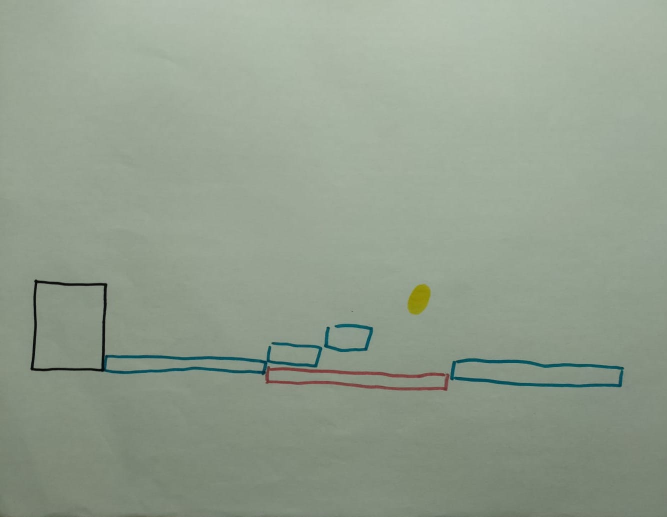
#> input picture examples_images/pic4.jpeg, 1334 x 1034 px (shown at 1/2 size)
$ python test.py
#> lines starting #> are read from the running program, lines starting #| are printed output that depends on the picture; after the words box and inside, x2 and y2 are one past the last pixel; in counts of white or black regions, pixels touching at a corner belong together; long printed decimals are rounded
from sklearn.cluster import KMeans
import matplotlib.pyplot as plt
import numpy as np
import cv2
from collections import Counter
from skimage.color import rgb2lab, deltaE_cie76
import os


def BGR2HEX(color):
	return "#{:02x}{:02x}{:02x}".format(int(color[2]), int(color[1]), int(color[0]))

def get_image(image_path):
#> called with image_path = 'examples_images/pic4.jpeg'
	img_og = cv2.imread(image_path)
#> img_og is the input picture: shape (1034, 1334, 3); mean B, G, R 141.9, 158, 146.3
	img = cv2.cvtColor(img_og, cv2.COLOR_RGB2GRAY)
	img = cv2.medianBlur(img,3)
	th3 = cv2.adaptiveThreshold(img,255,cv2.ADAPTIVE_THRESH_MEAN_C,cv2.THRESH_BINARY_INV,11,5)
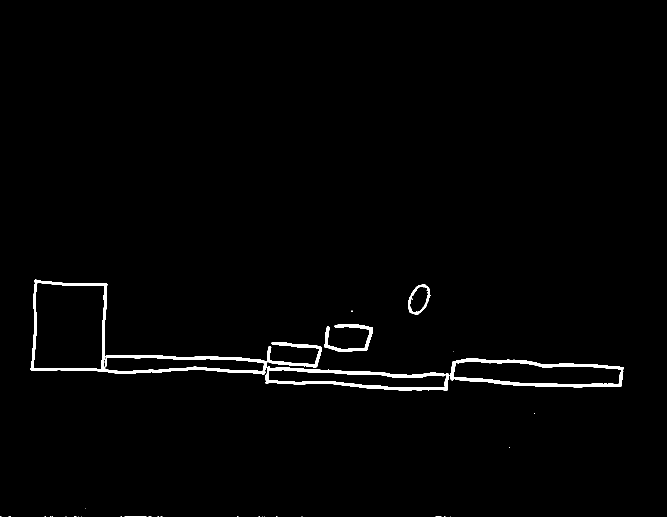
#> th3: shape (1034, 1334) (shown at 1/2 size); 1.4% white; 35 white regions (29 under 20 px), largest, box (x1, y1, x2, y2) and area: (61, 559, 644, 750) 8350, (531, 732, 899, 782) 4556, (900, 717, 1248, 775) 4532, (648, 648, 746, 704) 1462, (816, 568, 861, 629) 675, (249, 1032, 293, 1034) 46
	#cv2.imshow("lines", th3)
	final = cv2.bitwise_and(img_og,img_og,mask = th3)
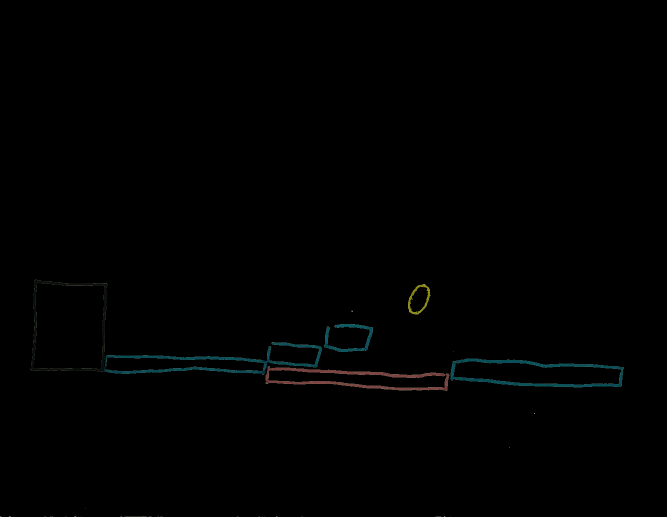
#> final: shape (1034, 1334, 3) (shown at 1/2 size); mean B, G, R 1, 1, 0.7
	#cv2.imshow("final",final)
	#cv2.waitKey(0)
	final[th3 == 0] = (255, 255, 255)
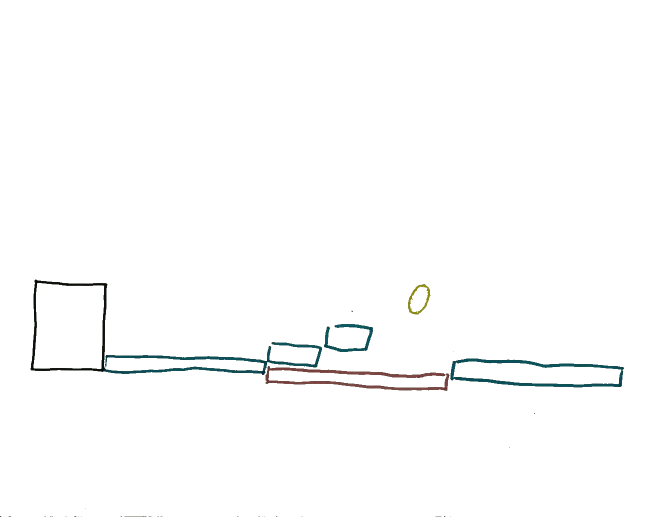
#> final: shape (1034, 1334, 3) (shown at 1/2 size); mean B, G, R 252.4, 252.4, 252
	return final

def get_colors(image,number_of_colors,show_chart):
#> called with number_of_colors = 5, show_chart = True
	modified_image = cv2.resize(image, (600, 400),interpolation = cv2.INTER_AREA)
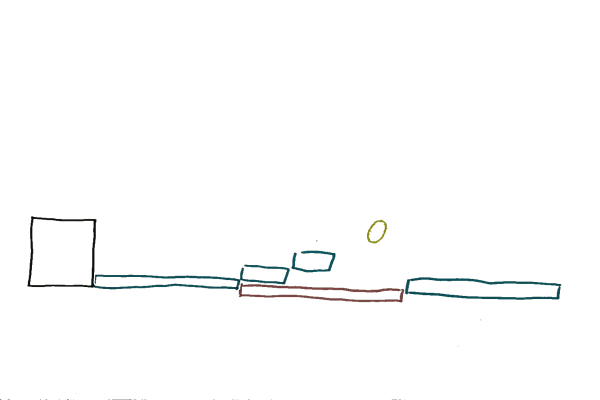
#> modified_image: shape (400, 600, 3); mean B, G, R 252.4, 252.4, 252
	#modified_image = image
	cv2.imshow("test",modified_image)
	cv2.waitKey(0)

	modified_image = modified_image.reshape(modified_image.shape[0]*modified_image.shape[1], 3)


	clf = KMeans(n_clusters = number_of_colors)
	labels = clf.fit_predict(modified_image)

	counts = Counter(labels)
#> counts = {0: 235449, 2: 836, 4: 932, 3: 977, 1: 1806}
	#print(counts)

	center_colors = clf.cluster_centers_
	# We get ordered colors by iterating through the keys
	ordered_colors = [center_colors[i] for i in counts.keys()]
#> ordered_colors = [[255, 255, 255], [148.8, 152.2, 142], [79.86, 90.96, 112.4], [203, 205.5, 199.8], [75.91, 70.68, 21.1]]
	print(ordered_colors)
#| [array([254.970, 254.972, 254.970]), array([148.828 , 152.196, 141.964]), array([ 79.859,  90.962, 112.358]), array([203.009, 205.540, 199.789]), array([75.913, 70.678, 21.102])]

	hex_colors = [BGR2HEX(ordered_colors[i]) for i in counts.keys()]
#> hex_colors = ['#fefefe', '#705a4f', '#15464b', '#c7cdcb', '#8d9894']
	rgb_colors = [ordered_colors[i] for i in counts.keys()]
#> rgb_colors = [[255, 255, 255], [79.86, 90.96, 112.4], [75.91, 70.68, 21.1], [203, 205.5, 199.8], [148.8, 152.2, 142]]

	if (show_chart):
		plt.figure(figsize = (8, 6))
		plt.pie(counts.values(), labels = hex_colors, colors = hex_colors)
		plt.show()
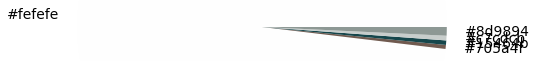
#> figure drawn by matplotlib, 1 panel

	return rgb_colors


get_colors(get_image('examples_images/pic4.jpeg'), 5, True)

$ run again, with examples_images/pic1.jpeg copied over examples_images/pic4.jpeg
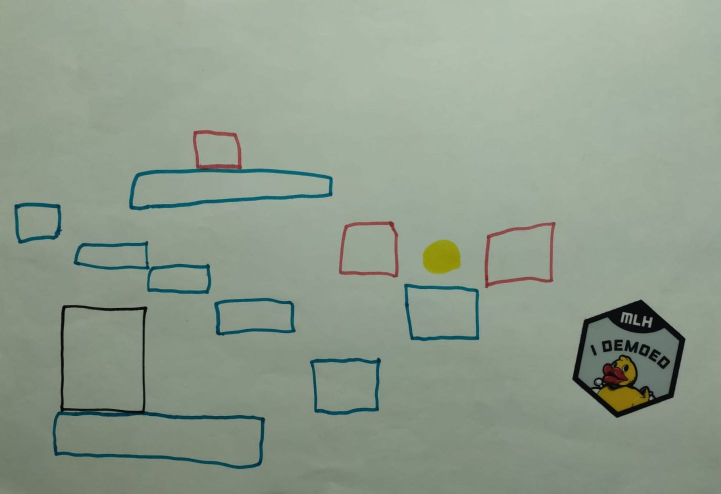
#> input picture examples_images/pic1.jpeg, 1441 x 987 px (shown at 1/2 size)
#> in get_image, img_og is the input picture: shape (987, 1441, 3); mean B, G, R 140.2, 155.9, 143
#> in get_image, `th3 = cv2.adaptiveThreshold(img,255,cv2.ADAPTIVE_THRESH_MEAN_C,cv2.THR..`:
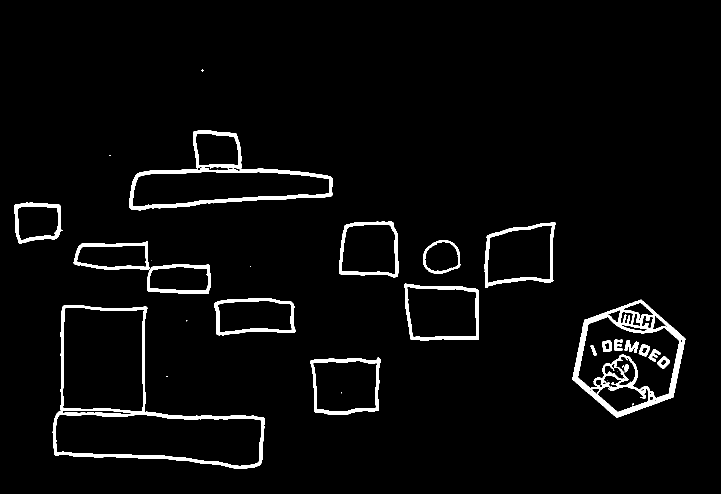
#> th3: shape (987, 1441) (shown at 1/2 size); 3.6% white; 31 white regions (11 under 20 px), largest, box (x1, y1, x2, y2) and area: (1145, 599, 1371, 835) 10793, (105, 610, 530, 938) 9754, (258, 260, 665, 421) 7943
#> counts = {0: 229074, 2: 2488, 1: 2963, 3: 3506, 4: 1969}
#> ordered_colors = [[254.9, 254.9, 254.9], [188.8, 190.7, 184.6], [108.3, 112.8, 117.9], [86.79, 76.95, 20.83], [18.46, 20.46, 17.99]]
#| [array([254.900, 254.904, 254.895]), array([188.810, 190.706, 184.579]), array([108.345, 112.760, 117.933]), array([86.790, 76.951, 20.827]), array([18.464, 20.456 , 17.987 ])]
#> hex_colors = ['#fefefe', '#75706c', '#b8bebc', '#144c56', '#111412']
#> rgb_colors = [[254.9, 254.9, 254.9], [108.3, 112.8, 117.9], [188.8, 190.7, 184.6], [86.79, 76.95, 20.83], [18.46, 20.46, 17.99]]
#> in get_colors, `plt.show()`:
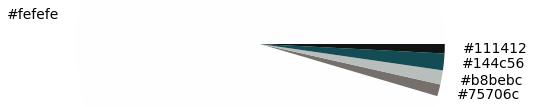
#> figure drawn by matplotlib, 1 panel

$ run again, with examples_images/pic2.jpeg copied over examples_images/pic4.jpeg
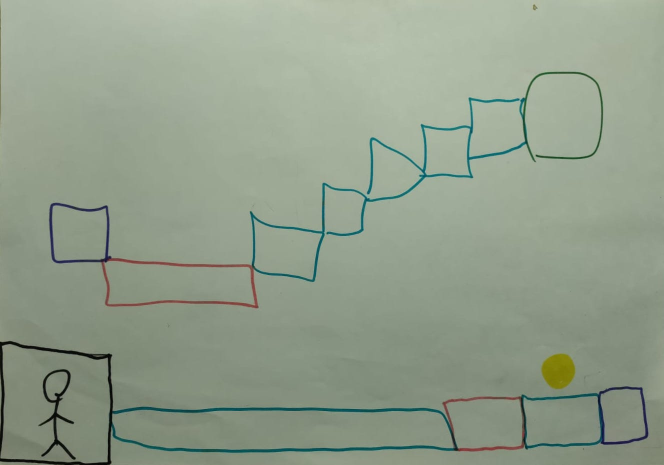
#> input picture examples_images/pic2.jpeg, 1327 x 930 px (shown at 1/2 size)
#> in get_image, img_og is the input picture: shape (930, 1327, 3); mean B, G, R 139.8, 158, 145.9
#> in get_image, `th3 = cv2.adaptiveThreshold(img,255,cv2.ADAPTIVE_THRESH_MEAN_C,cv2.THR..`:
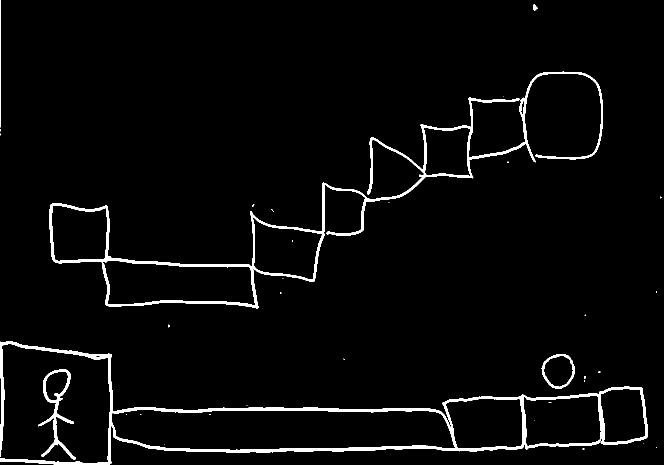
#> th3: shape (930, 1327) (shown at 1/2 size); 3.2% white; 34 white regions (28 under 20 px), largest, box (x1, y1, x2, y2) and area: (0, 682, 1296, 930) 18768, (98, 143, 1206, 617) 16826, (76, 739, 152, 919) 2296, (1083, 708, 1150, 778) 865, (0, 0, 2, 255) 316, (1066, 9, 1075, 21) 76
#> counts = {3: 2820, 0: 230229, 1: 2667, 4: 2986, 2: 1298}
#> ordered_colors = [[185.6, 189.1, 179], [254.9, 254.9, 254.9], [106.1, 115, 113.3], [87.42, 85.9, 29.84], [27, 25.65, 21.47]]
#| [array([185.648, 189.059, 178.961]), array([254.874, 254.882, 254.864]), array([106.056, 114.958, 113.312]), array([87.417, 85.899, 29.838]), array([27.001, 25.652, 21.471])]
#> hex_colors = ['#1d5557', '#b2bdb9', '#fefefe', '#15191b', '#71726a']
#> rgb_colors = [[87.42, 85.9, 29.84], [185.6, 189.1, 179], [254.9, 254.9, 254.9], [27, 25.65, 21.47], [106.1, 115, 113.3]]
#> in get_colors, `plt.show()`:
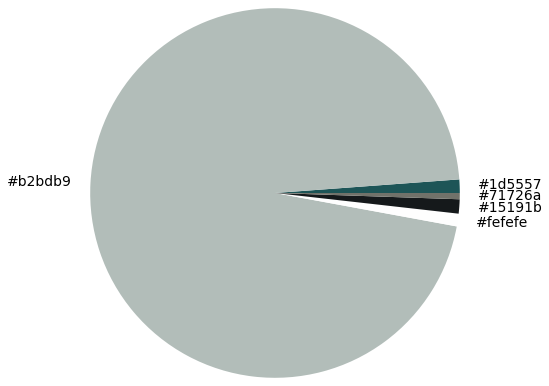
#> figure drawn by matplotlib, 1 panel

$ run again, with examples_images/pic3.jpeg copied over examples_images/pic4.jpeg
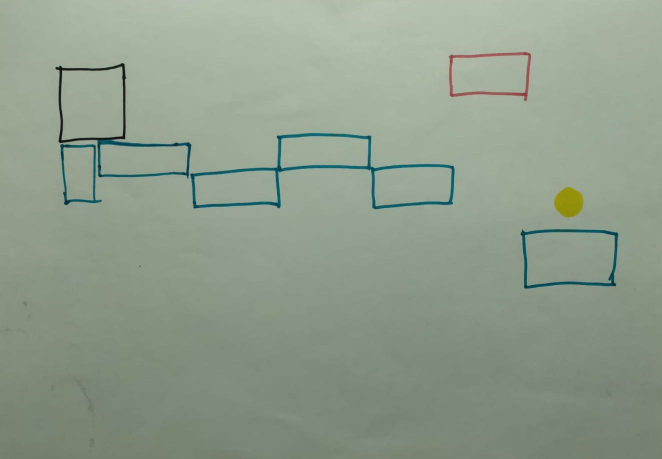
#> input picture examples_images/pic3.jpeg, 1324 x 917 px (shown at 1/2 size)
#> in get_image, img_og is the input picture: shape (917, 1324, 3); mean B, G, R 139.7, 156.9, 143.5
#> in get_image, `th3 = cv2.adaptiveThreshold(img,255,cv2.ADAPTIVE_THRESH_MEAN_C,cv2.THR..`:
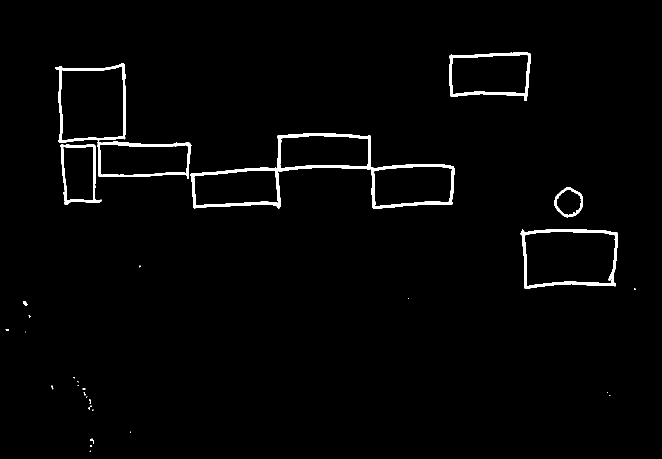
#> th3: shape (917, 1324) (shown at 1/2 size); 1.8% white; 30 white regions (17 under 20 px), largest, box (x1, y1, x2, y2) and area: (381, 266, 909, 418) 8028, (1041, 459, 1236, 577) 3230, (110, 127, 252, 286) 2676
#> counts = {0: 234327, 4: 1058, 2: 1032, 1: 1219, 3: 2364}
#> ordered_colors = [[255, 255, 255], [208.8, 211.7, 204.3], [164.7, 165.5, 143.3], [104.5, 116.6, 115.3], [85.61, 79.13, 21.53]]
#| [array([254.967, 254.969, 254.964 ]), array([208.781, 211.664, 204.336]), array([164.703, 165.494, 143.303]), array([104.478, 116.591, 115.338]), array([85.609, 79.127, 21.530])]
#> hex_colors = ['#fefefe', '#154f55', '#8fa5a4', '#ccd3d0', '#737468']
#> rgb_colors = [[255, 255, 255], [85.61, 79.13, 21.53], [164.7, 165.5, 143.3], [208.8, 211.7, 204.3], [104.5, 116.6, 115.3]]
#> in get_colors, `plt.show()`:
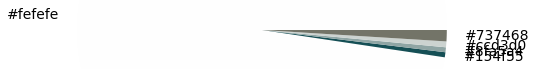
#> figure drawn by matplotlib, 1 panel
